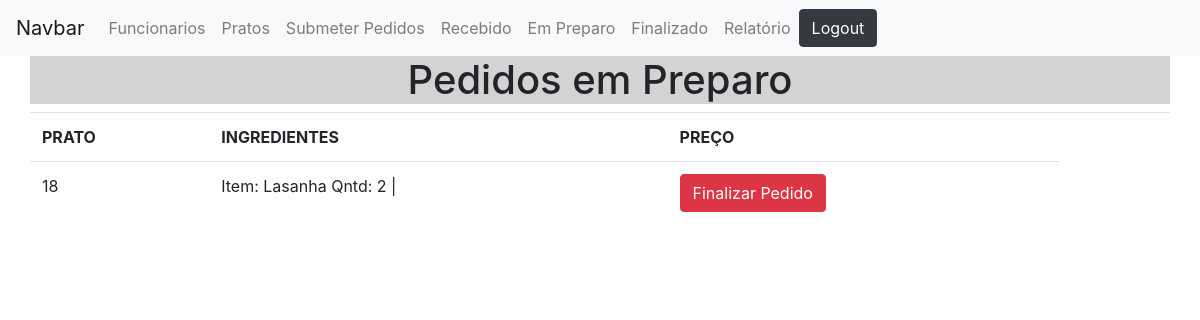
The page /Projeto/view/PedidoEmPreparo.php (signed in) on the database its author committed.
### tables this page shows
CREATE TABLE `pedidos` (
  `id` int(11) NOT NULL,
  `dataPedido` date NOT NULL DEFAULT current_timestamp(),
  `funcionarios_id` int(11) NOT NULL,
  `status_idStatus` int(11) NOT NULL DEFAULT 1,
  `idCozinheiro` int(11) DEFAULT NULL,
  `dataFinalizado` date DEFAULT NULL,
  `dataEntrega` date DEFAULT NULL
);

CREATE TABLE `item_pedido` (
  `id` int(11) NOT NULL,
  `qtd` int(11) NOT NULL,
  `prato_id` int(11) NOT NULL,
  `pedido_id` int(11) NOT NULL
);

CREATE TABLE `pratos` (
  `id` int(11) NOT NULL,
  `nome` varchar(255) NOT NULL,
  `ingredientes` varchar(255) NOT NULL,
  `preco` float DEFAULT NULL
);

### Projeto/class/Conexao.php (called while the page is built, shortened)
<?php
abstract class Conexao{
    public function __construct()
    {
        $this->user = 'root';
        $this->pass = '';
        $this->dbname = 'projeto-ultimo';
        try {
        $this->pdo = new PDO("mysql:host=localhost; dbname=$this->dbname;charset=utf8", $this->user, $this->pass);
        } catch (PDOException $e) {
        echo 'Erro ao conectar com o banco de dados<br>';
        echo $e->getMessage();
        }
    }
}

### Projeto/class/Pedido.php (called while the page is built, shortened)
<?php
require_once 'Conexao.php';
final class Pedido extends Conexao {
    public function getItens($id){
        $stmt = $this->pdo->prepare("SELECT p.nome, i.qtd, p.preco from item_pedido i, pratos p where pedido_id = $id and p.id = i.prato_id");
        $stmt->execute();
        return $stmt;
    }
    public function getPedidosEmPreparo() {
        $stmt = $this->pdo->prepare("SELECT p.id as idPedido from pedidos p where p.status_idStatus = 2");
        $stmt->execute();
        return $stmt;
    }
}

### Projeto/view/PedidoEmPreparo.php (the view, shortened to what this page needs)
<!DOCTYPE html>
<html >
    <head>
        <link rel="stylesheet" href="https://stackpath.bootstrapcdn.com/bootstrap/4.3.1/css/bootstrap.min.css">
    </head>
    <body>
    <?php
        require_once '../class/Pedido.php';
        $pedido = new Pedido;
    ?>
    <nav class="navbar navbar-expand-lg navbar-light bg-light" id="navbar">
    <a class="navbar-brand" href="#">Navbar</a>
    <div class="collapse navbar-collapse" id="navbarNavAltMarkup">
        <div class="navbar-nav">
        <?php
            if($_SESSION['cargo'] == 1){
                echo "
                <a class='nav-item nav-link' href='crudFuncionarios.php'>Funcionarios</a>
                <a class='nav-item nav-link' href='crudPratos.php'>Pratos</a>
                <a class='nav-item nav-link' href='submeterPedido.php'>Submeter Pedidos</a>
                <a class='nav-item nav-link' href='recebido.php'>Recebido</a>
                <a class='nav-item nav-link' href='PedidoEmPreparo.php'>Em Preparo</a>
                <a class='nav-item nav-link' href='PedidoFinalizado.php'>Finalizado</a>
                <a class='nav-item nav-link' href='Relatorio.php'>Relatório</a>
                ";
            }else if($_SESSION['cargo'] == 2){
                echo "
                <a class='nav-item nav-link' href='crudPratos.php'>Pratos</a>
                <a class='nav-item nav-link' href='recebido.php'>Recebido</a>
                <a class='nav-item nav-link' href='PedidoEmPreparo.php'>Em Preparo</a>
                <a class='nav-item nav-link' href='PedidoFinalizado.php'>Finalizado</a>
                ";
            }
        ?>
        </div>
        <div id="btnLogout">
        <a class="btn btn-dark" href="../controller/loginController.php">Logout</a>
        </div>
    </div>
    </nav>
    <div class="container">
        <div class="row">
            <table class="table">
                <thead>
                    <thead >
                        <h1 style="text-align: center; width: 100%; background-color: #d3d3d3">Pedidos em Preparo</h1>
                    </thead>
                    <tr>
                        <th>PRATO</th>
                        <th>INGREDIENTES</th>
                        <th>PREÇO</th>
                        <th></th>
                        <th></th>
                    </tr>
                </thead>
                <form action="../controller/pedidoController.php" method="post">
                <?php
                    $resultado = $pedido->getPedidosEmPreparo();
                    while($result = $resultado->fetch(PDO::FETCH_OBJ)){
                        echo "
                        <tr>
                            <td>$result->idPedido</td>
                        ";
                        $auxResultado = $pedido->getItens($result->idPedido);
                        echo "<td>";
                        while($auxResult = $auxResultado->fetch(PDO::FETCH_OBJ)){
                            echo "Item: " . $auxResult->nome . " Qntd: " . $auxResult->qtd . " | ";
                        }
                        echo "</td>";
                        if($_SESSION['cargo'] != 3){
                            echo "<td><a href=../controller/pedidoController.php?finalizar=$result->idPedido class='btn btn-danger'>Finalizar Pedido</a></td>";
                        }
                    }
                    ?>
            </table>
        </div>
    </div>
    </body>
</html>

### rows shown on the page
pedidos: id "18"
item_pedido: prato.nome "Lasanha", qtd "2"
